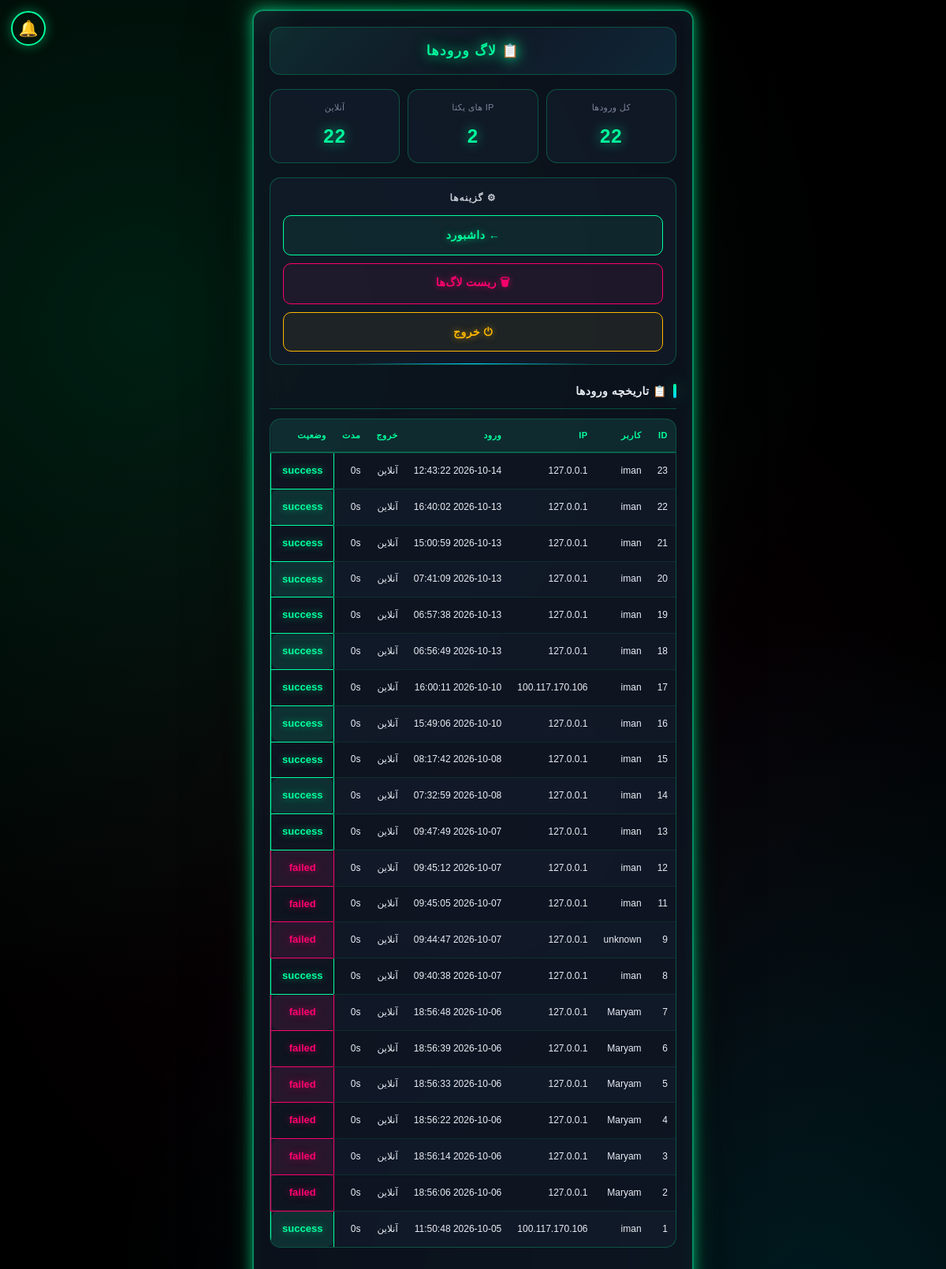
/admin/logs (signed in), run on an earlier commit of the app's database.
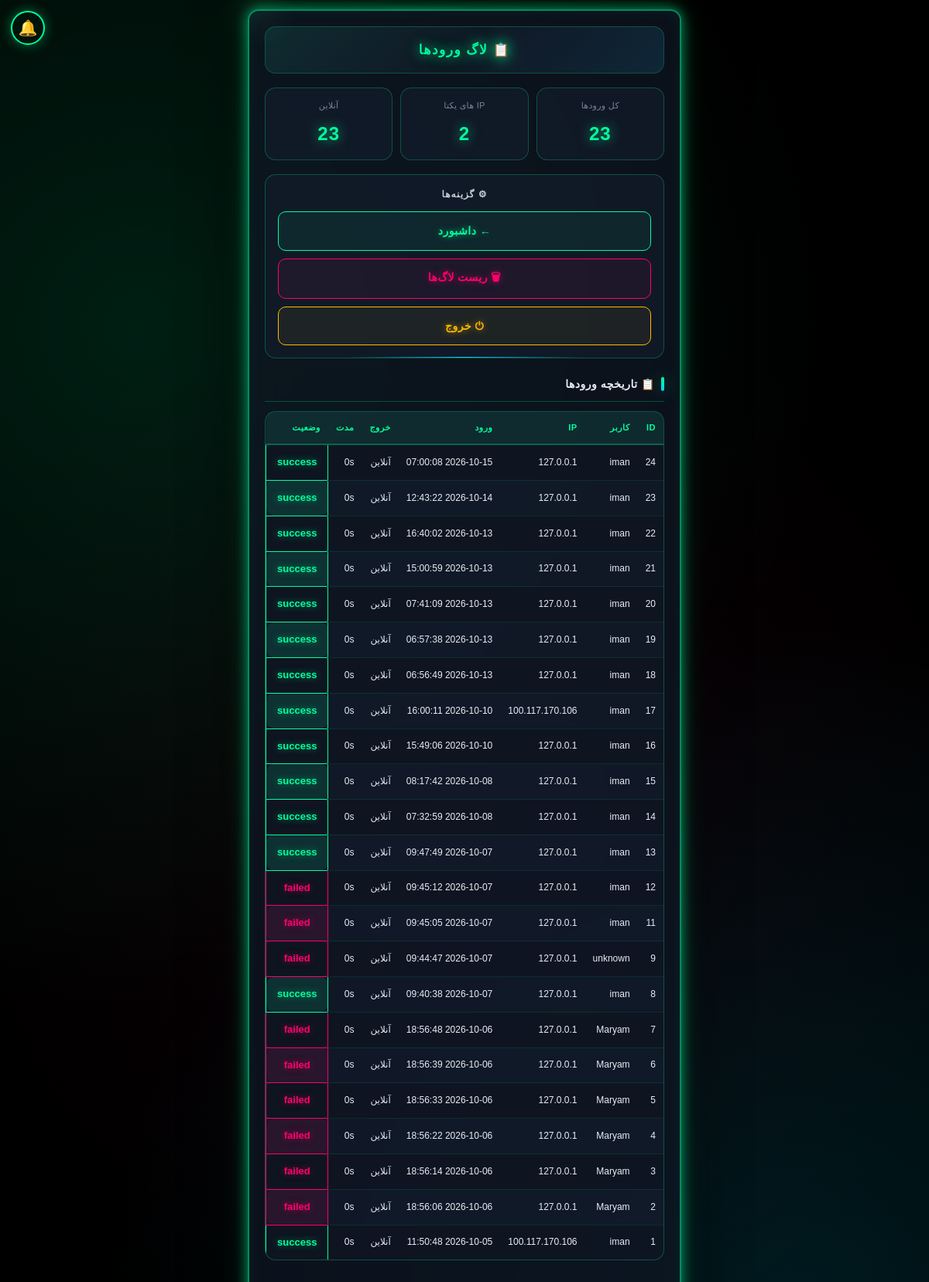
And on a later commit of the database.
### tables this page shows
CREATE TABLE login_logs (
        id INTEGER PRIMARY KEY AUTOINCREMENT,
        user_id INTEGER, username TEXT, ip TEXT, user_agent TEXT,
        login_time TIMESTAMP DEFAULT CURRENT_TIMESTAMP,
        logout_time TIMESTAMP, duration_seconds INTEGER DEFAULT 0,
        status TEXT DEFAULT 'success');

### app.py (the view)
@app.route("/admin/logs")
@admin_required
def admin_logs():
    return render_template("admin_logs.html",
        logs=get_all_logins(200),
        stats=get_login_stats())

### app.py (called while the page is built)
@app.context_processor
def inject_global_settings():
    try:
        if session.get("is_admin"):
            s = get_admin_settings()
        elif session.get("user_id"):
            s = get_user_settings(session["user_id"])
        else:
            s = {"avatar": None, "bg": None, "theme": "neon"}
    except Exception:
        s = {"avatar": None, "bg": None, "theme": "neon"}
    return {"current_settings": s}

@app.after_request
def _security_headers(response):
    if response.content_type and 'text/html' in response.content_type:
        response.headers["Cache-Control"] = "no-store, no-cache, must-revalidate, max-age=0"
        response.headers["Pragma"] = "no-cache"
        response.headers["Expires"] = "0"
    """هدرهای امنیتی"""
    response.headers["X-Content-Type-Options"] = "nosniff"
    response.headers["X-Frame-Options"] = "SAMEORIGIN"
    response.headers["X-XSS-Protection"] = "1; mode=block"
    response.headers["Referrer-Policy"] = "no-referrer"
    response.headers["Permissions-Policy"] = "geolocation=(), microphone=(), camera=()"
    return response

def admin_required(f):
    @wraps(f)
    def decorated(*args, **kwargs):
        if session.get("user_id"):
            session.clear()
            return redirect(url_for("admin_login"))
        if not session.get("is_admin"):
            return redirect(url_for("admin_login"))
        return f(*args, **kwargs)
    return decorated

### database.py (called while the page is built, shortened)
def get_all_logins(limit=200):
    conn = sqlite3.connect(DB_PATH)
    c = conn.cursor()
    c.execute("SELECT * FROM login_logs ORDER BY id DESC LIMIT ?", (limit,))
    rows = c.fetchall()
    conn.close()
    return rows

def get_login_stats():
    conn = sqlite3.connect(DB_PATH)
    c = conn.cursor()
    c.execute("SELECT COUNT(*) FROM login_logs")
    total = c.fetchone()[0]
    c.execute("SELECT COUNT(DISTINCT ip) FROM login_logs")
    unique_ips = c.fetchone()[0]
    c.execute("SELECT COUNT(*) FROM login_logs WHERE logout_time IS NULL")
    online = c.fetchone()[0]
    conn.close()
    return {"total": total, "unique_ips": unique_ips, "online": online}

def get_user_settings(user_id):
    import time
    now = time.time()
    if user_id in _SETTINGS_CACHE and (now - _SETTINGS_CACHE_TIME.get(user_id, 0)) < 60:
        return _SETTINGS_CACHE[user_id]

def get_admin_settings():
    return get_user_settings(ADMIN_ID)

### templates/admin_logs.html (shortened to what this page needs)
<!DOCTYPE html>
<html lang="fa" dir="rtl">
<head>
    <link rel="stylesheet" href="/static/style.css">
<link href="https://cdn.jsdelivr.net/gh/rastikerdar/vazirmatn@v33.003/Vazirmatn-font-face.css" rel="stylesheet">
<link rel="stylesheet" href="/static/scroll-fix.css"></head>
<body class="matrix-bg">
    <div class="container">
        <div class="header-bar">
            <div class="header-title">📋 لاگ ورودها</div>
        </div>
        <div class="stats">
            <div class="stat-box">
                <span class="stat-label">کل ورودها</span>
                <span class="stat-value">{{ stats.total }}</span>
            </div>
            <div class="stat-box">
                <span class="stat-label">IP های یکتا</span>
                <span class="stat-value">{{ stats.unique_ips }}</span>
            </div>
            <div class="stat-box">
                <span class="stat-label">آنلاین</span>
                <span class="stat-value">{{ stats.online }}</span>
            </div>
        </div>
        <div class="footer-box">
            <div class="footer-title">⚙ گزینه‌ها</div>
            <div class="footer-actions">
                <a href="/admin/dashboard" class="btn-nav">← داشبورد</a>
                <button type="button" class="btn-reset" onclick="openClearModal()">🗑 ریست لاگ‌ها</button>
                <a href="/admin/logout" class="btn-nav btn-logout">⏻ خروج</a>
            </div>
        </div>
        <h2>📋 تاریخچه ورودها</h2>
        <div class="table-wrap">
            <table>
                <tr>
                    <th>ID</th>
                    <th>کاربر</th>
                    <th>IP</th>
                    <th>ورود</th>
                    <th>خروج</th>
                    <th>مدت</th>
                    <th>وضعیت</th>
                </tr>
                {% for row in logs %}
                <tr>
                    <td>{{ row[0] }}</td>
                    <td>{{ row[2] }}</td>
                    <td>{{ row[3] }}</td>
                    <td>{{ row[5] }}</td>
                    <td>{{ row[6] or 'آنلاین' }}</td>
                    <td>{{ row[7] }}s</td>
                    <td class="{{ 'success' if row[8]=='success' else 'error' }}">{{ row[8] }}</td>
                </tr>
                {% endfor %}
            </table>
        </div>
    </div>
{% include "_global_bg.html" %}
<a href="#" id="notifBellLink" class="notif-bell" title="اعلان‌ها">
🔔
</a>
</body>
</html>

### templates/_global_bg.html (shortened to what this page needs)
<link rel="stylesheet" href="/static/app-feel.css">

### static/scroll-fix.css (style rules this page uses)
html { overflow-x:hidden!important;overflow-y:scroll!important;height:auto!important;max-height:none!important;min-height:100%!important }
body { overflow-x:clip!important;overflow-y:visible!important;height:auto!important;max-height:none!important;min-height:100vh!important;position:relative!important }
.container,.container-fluid,.wrap,main,.content,#app,#root { overflow:visible!important;overflow-y:visible!important;height:auto!important;max-height:none!important;padding-bottom:120px!important;margin-bottom:0!important }
body::before,body::after { pointer-events:none!important }

### static/app-feel.css (style rules this page uses)
* { -webkit-tap-highlight-color:transparent;-webkit-touch-callout:none }
html,body { overscroll-behavior:none;-webkit-overflow-scrolling:touch }
body { user-select:none;-webkit-user-select:none }
button,a.btn,.ni,.tab,.cat,.main-cat,.prod,.shop,.cart { transition:transform .15s ease,box-shadow .3s ease; }
.page-fade { animation:pageFade .3s ease-out }

### templates/admin_logs.html (style rules this page uses)
body,input,textarea,button,select { font-family:"Vazirmatn","Segoe UI",Tahoma,sans-serif !important; }

What changed in the data, as far as the page shows it:
added login_logs: id "24", username "iman", ip "127.0.0.1", login_time "2026-10-15 07:00:08", row "آنلاین", duration_seconds "0", status "success"
Also different on the page:
{{ stats.total }}: "22" → "23"
{{ stats.online }}: "22" → "23"
